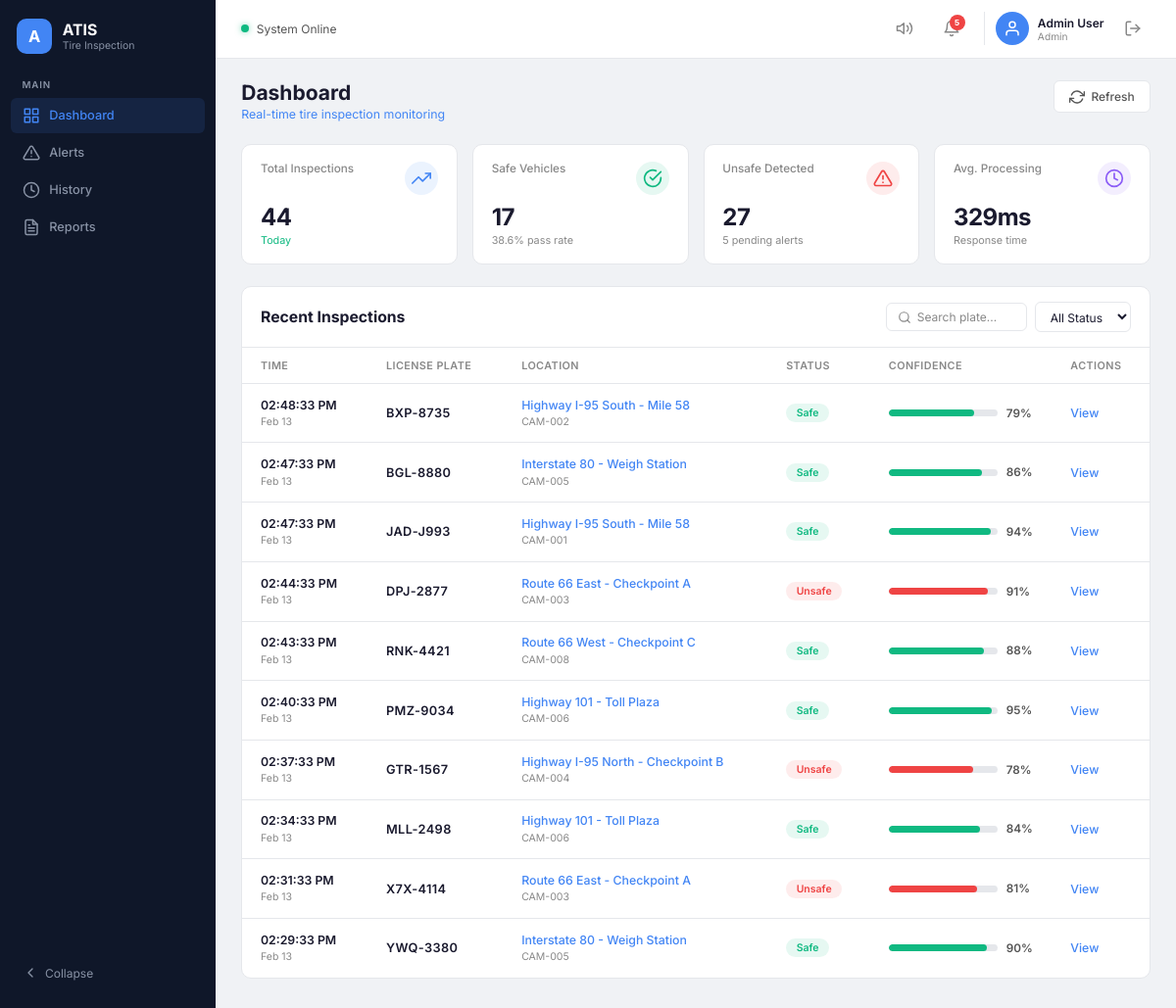
The app's page /dashboard (signed in) with its own data.
### models.py (models this page shows, shortened)
class Inspection(db.Model):
    __tablename__ = "inspections"
    id = db.Column(db.Integer, primary_key=True)
    timestamp = db.Column(db.DateTime, nullable=False, default=datetime.utcnow)
    plate = db.Column(db.String(20), nullable=True)          # nullable for unreadable plates
    location = db.Column(db.String(200), nullable=False)
    camera = db.Column(db.String(20), nullable=True)          # e.g. CAM-002
    status = db.Column(db.String(10), nullable=False)          # "safe" or "unsafe"
    confidence = db.Column(db.Integer, nullable=False)         # 0–100
    defects = db.Column(db.String(300), nullable=True)         # comma-separated, e.g. "Tread Wear,Sidewall Damage"
    alerts = db.relationship("Alert", backref="inspection", lazy=True)

### app.py (the view)
@app.route("/dashboard")
def dashboard():
    if "user" not in session:
        return redirect(url_for("login"))
    inspections = Inspection.query.order_by(Inspection.timestamp.desc()).limit(10).all()
    total = Inspection.query.count()
    safe = Inspection.query.filter_by(status="safe").count()
    unsafe = Inspection.query.filter_by(status="unsafe").count()
    pending_alerts = Alert.query.filter_by(status="pending").count()
    pass_rate = round((safe / total * 100), 1) if total > 0 else 0
    stats = {
        "total": total,
        "safe": safe,
        "unsafe": unsafe,
        "pending_alerts": pending_alerts,
        "pass_rate": pass_rate,
    }
    recent_alerts = (
        Alert.query
        .join(Inspection)
        .order_by(Alert.created_at.desc())
        .limit(5)
        .all()
    )
    return render_template(
        "index.html",
        user=session["user"],
        role=session["role"],
        inspections=inspections,
        stats=stats,
        recent_alerts=recent_alerts,
    )

### templates/index.html (shortened to what this page needs)
<!DOCTYPE html>
<html lang="en">
<head>
    <link rel="stylesheet" href="{{ url_for('static', filename='css/style.css') }}">
</head>
<body>
    <div class="layout">
        <aside class="sidebar" id="sidebar">
            <div class="sidebar-brand">
                <div class="sidebar-logo">A</div>
                <div class="sidebar-brand-text">
                    <span class="sidebar-title">ATIS</span>
                    <span class="sidebar-subtitle">Tire Inspection</span>
                </div>
            </div>
            <div class="sidebar-section-label">MAIN</div>
            <nav class="sidebar-nav">
                <a href="{{ url_for('dashboard') }}" class="nav-item active" id="nav-dashboard">
                    <svg width="18" height="18" viewBox="0 0 24 24" fill="none" stroke="currentColor" stroke-width="2"
                        stroke-linecap="round" stroke-linejoin="round">
                        <rect x="3" y="3" width="7" height="7" />
                        <rect x="14" y="3" width="7" height="7" />
                        <rect x="14" y="14" width="7" height="7" />
                        <rect x="3" y="14" width="7" height="7" />
                    </svg>
                    <span>Dashboard</span>
                </a>
                <a href="{{ url_for('alerts') }}" class="nav-item" id="nav-alerts">
                    <span>Alerts</span>
                </a>
                <a href="{{ url_for('history') }}" class="nav-item" id="nav-history">
                    <svg width="18" height="18" viewBox="0 0 24 24" fill="none" stroke="currentColor" stroke-width="2"
                        stroke-linecap="round" stroke-linejoin="round">
                        <circle cx="12" cy="12" r="10" />
                        <polyline points="12 6 12 12 16 14" />
                    </svg>
                    <span>History</span>
                </a>
                <a href="{{ url_for('reports') }}" class="nav-item" id="nav-reports">
                    <span>Reports</span>
                </a>
            </nav>
            <button class="sidebar-collapse" id="sidebar-collapse">
                <svg width="16" height="16" viewBox="0 0 24 24" fill="none" stroke="currentColor" stroke-width="2"
                    stroke-linecap="round" stroke-linejoin="round">
                    <polyline points="15 18 9 12 15 6" />
                </svg>
                <span>Collapse</span>
            </button>
        </aside>
        <div class="main-area">
            <header class="topbar">
                <div class="topbar-left">
                    <span class="status-dot"></span>
                    <span class="status-text">System Online</span>
                </div>
                <div class="topbar-right">
                    <button class="topbar-icon-btn" aria-label="Volume">
                        <svg width="18" height="18" viewBox="0 0 24 24" fill="none" stroke="currentColor"
                            stroke-width="2" stroke-linecap="round" stroke-linejoin="round">
                            <polygon points="11 5 6 9 2 9 2 15 6 15 11 19 11 5" />
                            <path d="M19.07 4.93a10 10 0 0 1 0 14.14" />
                            <path d="M15.54 8.46a5 5 0 0 1 0 7.07" />
                        </svg>
                    </button>
                    <div class="notification-wrapper">
                        <button class="topbar-icon-btn notification-btn" aria-label="Notifications"
                            id="notification-toggle">
                            <svg width="18" height="18" viewBox="0 0 24 24" fill="none" stroke="currentColor"
                                stroke-width="2" stroke-linecap="round" stroke-linejoin="round">
                                <path d="M18 8A6 6 0 0 0 6 8c0 7-3 9-3 9h18s-3-2-3-9" />
                                <path d="M13.73 21a2 2 0 0 1-3.46 0" />
                            </svg>
                            <span class="notification-badge">{{ recent_alerts|length }}</span>
                        </button>
                    </div>
                    <div class="topbar-user">
                        <div class="user-avatar">
                            <svg width="18" height="18" viewBox="0 0 24 24" fill="none" stroke="currentColor"
                                stroke-width="2" stroke-linecap="round" stroke-linejoin="round">
                                <path d="M20 21v-2a4 4 0 0 0-4-4H8a4 4 0 0 0-4 4v2" />
                                <circle cx="12" cy="7" r="4" />
                            </svg>
                        </div>
                        <div class="user-info">
                            <span class="user-name">{{ role }} User</span>
                            <span class="user-role">{{ role }}</span>
                        </div>
                    </div>
                    <a href="{{ url_for('logout') }}" class="topbar-icon-btn" aria-label="Sign out" title="Sign out">
                        <svg width="18" height="18" viewBox="0 0 24 24" fill="none" stroke="currentColor"
                            stroke-width="2" stroke-linecap="round" stroke-linejoin="round">
                            <path d="M9 21H5a2 2 0 0 1-2-2V5a2 2 0 0 1 2-2h4" />
                            <polyline points="16 17 21 12 16 7" />
                            <line x1="21" y1="12" x2="9" y2="12" />
                        </svg>
                    </a>
                </div>
            </header>
            <main class="content">
                <div class="page-header">
                    <div>
                        <h1 class="page-title">Dashboard</h1>
                        <p class="page-subtitle">Real-time tire inspection monitoring</p>
                    </div>
                    <button class="btn-refresh" id="refresh-btn">
                        <svg width="16" height="16" viewBox="0 0 24 24" fill="none" stroke="currentColor"
                            stroke-width="2" stroke-linecap="round" stroke-linejoin="round">
                            <polyline points="23 4 23 10 17 10" />
                            <polyline points="1 20 1 14 7 14" />
                            <path d="M3.51 9a9 9 0 0 1 14.85-3.36L23 10M1 14l4.64 4.36A9 9 0 0 0 20.49 15" />
                        </svg>
                        Refresh
                    </button>
                </div>
                <div class="stats-grid">
                    <div class="stat-card">
                        <div class="stat-header">
                            <span class="stat-label">Total Inspections</span>
                            <div class="stat-icon stat-icon-blue">
                                <svg width="20" height="20" viewBox="0 0 24 24" fill="none" stroke="currentColor"
                                    stroke-width="2" stroke-linecap="round" stroke-linejoin="round">
                                    <polyline points="23 6 13.5 15.5 8.5 10.5 1 18" />
                                    <polyline points="17 6 23 6 23 12" />
                                </svg>
                            </div>
                        </div>
                        <div class="stat-value">{{ stats.total }}</div>
                        <div class="stat-detail"><span class="stat-trend trend-up">Today</span></div>
                    </div>
                    <div class="stat-card">
                        <div class="stat-header">
                            <span class="stat-label">Safe Vehicles</span>
                            <div class="stat-icon stat-icon-green">
                                <svg width="20" height="20" viewBox="0 0 24 24" fill="none" stroke="currentColor"
                                    stroke-width="2" stroke-linecap="round" stroke-linejoin="round">
                                    <path d="M22 11.08V12a10 10 0 1 1-5.93-9.14" />
                                    <polyline points="22 4 12 14.01 9 11.01" />
                                </svg>
                            </div>
                        </div>
                        <div class="stat-value">{{ stats.safe }}</div>
                        <div class="stat-detail">{{ stats.pass_rate }}% pass rate</div>
                    </div>
                    <div class="stat-card">
                        <div class="stat-header">
                            <span class="stat-label">Unsafe Detected</span>
                            <div class="stat-icon stat-icon-red">
                            </div>
                        </div>
                        <div class="stat-value">{{ stats.unsafe }}</div>
                        <div class="stat-detail">{{ stats.pending_alerts }} pending alerts</div>
                    </div>
                    <div class="stat-card">
                        <div class="stat-header">
                            <span class="stat-label">Avg. Processing</span>
                            <div class="stat-icon stat-icon-purple">
                                <svg width="20" height="20" viewBox="0 0 24 24" fill="none" stroke="currentColor"
                                    stroke-width="2" stroke-linecap="round" stroke-linejoin="round">
                                    <circle cx="12" cy="12" r="10" />
                                    <polyline points="12 6 12 12 16 14" />
                                </svg>
                            </div>
                        </div>
                        <div class="stat-value">329ms</div>
                        <div class="stat-detail">Response time</div>
                    </div>
                </div>
                <div class="table-card">
                    <div class="table-header">
                        <h2 class="table-title">Recent Inspections</h2>
                        <div class="table-controls">
                            <div class="search-box">
                                <svg width="14" height="14" viewBox="0 0 24 24" fill="none" stroke="currentColor"
                                    stroke-width="2" stroke-linecap="round" stroke-linejoin="round">
                                    <circle cx="11" cy="11" r="8" />
                                    <line x1="21" y1="21" x2="16.65" y2="16.65" />
                                </svg>
                                <input type="text" placeholder="Search plate..." id="search-plate">
                            </div>
                            <select class="status-filter" id="status-filter">
                                <option value="all">All Status</option>
                            </select>
                        </div>
                    </div>
                    <div class="table-wrapper">
                        <table class="inspection-table">
                            <thead>
                                <tr>
                                    <th>Time</th>
                                    <th>License Plate</th>
                                    <th>Location</th>
                                    <th>Status</th>
                                    <th>Confidence</th>
                                    <th>Actions</th>
                                </tr>
                            </thead>
                            <tbody id="inspection-tbody">
                                {% for i in inspections %}
                                <tr>
                                    <td class="cell-time"><span class="time-main">{{ i.timestamp.strftime('%I:%M:%S %p')
                                            }}</span><span class="time-sub">{{ i.timestamp.strftime('%b %d') }}</span>
                                    </td>
                                    <td class="cell-plate">{{ i.plate or '—' }}</td>
                                    <td class="cell-location"><span class="loc-main">{{ i.location }}</span><span
                                            class="loc-sub">{{ i.camera or '' }}</span></td>
                                    <td><span class="badge badge-{{ i.status }}">{{ i.status|capitalize }}</span></td>
                                    <td class="cell-confidence">
                                        <div class="confidence-wrap">
                                            <div class="confidence-bar">
                                                <div class="confidence-fill {{ i.status }}"
                                                    style="width:{{ i.confidence }}%">&nbsp;</div>
                                            </div><span>{{ i.confidence }}%</span>
                                        </div>
                                    </td>
                                    <td><a href="#" class="action-link">View</a></td>
                                </tr>
                                {% endfor %}
                            </tbody>
                        </table>
                    </div>
                </div>
            </main>
        </div>
    </div>
</body>
</html>

### records on screen
Inspection: timestamp "02:48:33 PM", timestamp "Feb 13", plate "BXP-8735", location "Highway I-95 South - Mile 58", camera "CAM-002", status "Safe", confidence "79"
Inspection: timestamp "02:47:33 PM", timestamp "Feb 13", plate "BGL-8880", location "Interstate 80 - Weigh Station", camera "CAM-005", status "Safe", confidence "86"
Inspection: timestamp "02:47:33 PM", timestamp "Feb 13", plate "JAD-J993", location "Highway I-95 South - Mile 58", camera "CAM-001", status "Safe", confidence "94"
Inspection: timestamp "02:44:33 PM", timestamp "Feb 13", plate "DPJ-2877", location "Route 66 East - Checkpoint A", camera "CAM-003", status "Unsafe", confidence "91"
Inspection: timestamp "02:43:33 PM", timestamp "Feb 13", plate "RNK-4421", location "Route 66 West - Checkpoint C", camera "CAM-008", status "Safe", confidence "88"
Inspection: timestamp "02:40:33 PM", timestamp "Feb 13", plate "PMZ-9034", location "Highway 101 - Toll Plaza", camera "CAM-006", status "Safe", confidence "95"
Inspection: timestamp "02:37:33 PM", timestamp "Feb 13", plate "GTR-1567", location "Highway I-95 North - Checkpoint B", camera "CAM-004", status "Unsafe", confidence "78"
Inspection: timestamp "02:34:33 PM", timestamp "Feb 13", plate "MLL-2498", location "Highway 101 - Toll Plaza", camera "CAM-006", status "Safe", confidence "84"
Inspection: timestamp "02:31:33 PM", timestamp "Feb 13", plate "X7X-4114", location "Route 66 East - Checkpoint A", camera "CAM-003", status "Unsafe", confidence "81"
Inspection: timestamp "02:29:33 PM", timestamp "Feb 13", plate "YWQ-3380", location "Interstate 80 - Weigh Station", camera "CAM-005", status "Safe", confidence "90"

### other values on screen
{{ recent_alerts|length }} "5"
{{ role }} "Admin"
{{ stats.total }} "44"
{{ stats.safe }} "17"
{{ stats.pass_rate }} "38.6"
{{ stats.unsafe }} "27"
{{ stats.pending_alerts }} "5"
